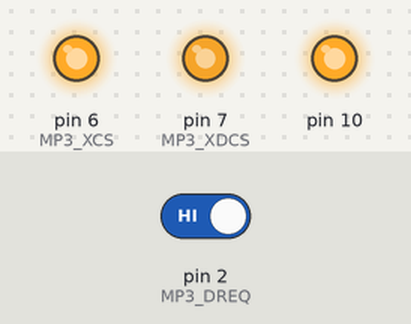
Simulated run of this sketch. Board: Arduino Uno, built with avr-gcc and run on an emulated ATmega328P. Parts: output pins drawn as LEDs (lit = HIGH). Inputs (shaded band) come from the test bench; at power-on: pin 2 (MP3_DREQ) HIGH. Random numbers use the default seed unless the sketch sets one; pins used as bus, display or sensor lines are not drawn.

Above: at 1.2 s.
1.3 s: pin 2 (MP3_DREQ) driven LOW
Timing chart, 0 to 4.3 s (numbered marks = the images above; inputs shaded):
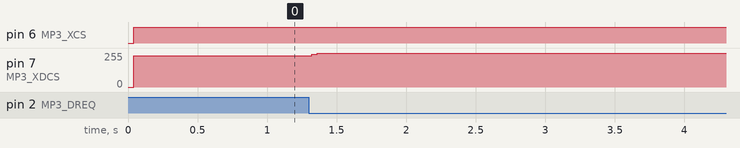

The sketch:

PCM_HailNoise.ino
```cpp
// VS1053b PCM mode stereo 8bit 22050 Hz - Hailstone noise //

#include <SPI.h>

#define MP3_XCS 6
#define MP3_XDCS 7
#define MP3_DREQ 2
#define MP3_RST 8

//VS10xx SCI Registers
#define SCI_MODE 0x00
#define SCI_STATUS 0x01
#define SCI_BASS 0x02
#define SCI_CLOCKF 0x03
#define SCI_DECODE_TIME 0x04
#define SCI_AUDATA 0x05
#define SCI_WRAM 0x06
#define SCI_WRAMADDR 0x07
#define SCI_HDAT0 0x08
#define SCI_HDAT1 0x09
#define SCI_AIADDR 0x0A
#define SCI_VOL 0x0B
#define SCI_AICTRL0 0x0C
#define SCI_AICTRL1 0x0D
#define SCI_AICTRL2 0x0E
#define SCI_AICTRL3 0x0F

  int8_t r, l;

  int n = 0;
  uint8_t a = 100;

int Hailstone (int n) {

  if (n % 2 == 0) { return n /= 2; }
  else { return n = 3 * n + 1; }

  return n;

}

void setup() {

  pinMode(MP3_RST, OUTPUT);
  pinMode(MP3_DREQ, INPUT);
  pinMode(MP3_XCS, OUTPUT);
  pinMode(MP3_XDCS, OUTPUT);

  SPI.begin();

  SPI.setClockDivider(SPI_CLOCK_DIV16);  // SPI speed 1MHz (16MHz / 16 = 1MHz)
  SPI.transfer(0xFF);

  digitalWrite(MP3_RST, HIGH);
  digitalWrite(MP3_XCS, HIGH);
  digitalWrite(MP3_XDCS, HIGH);

  WriteRegister(SCI_CLOCKF, 0x6000);    // set multiplier to 3.0x
  WriteRegister(SCI_VOL, 0x5F5F);       // set volume

  SPI.setClockDivider(SPI_CLOCK_DIV4);  // set SPI speed 4MHz (16MHz / 4 = 4MHz)

  load_header();

  n = a;

}

void loop() {

  a = random(1, 255);

  while(!digitalRead(MP3_DREQ)){}

  if(n == 1) n = a;

  n = Hailstone(n);

  l = constrain(n, 0 , 255);
  r = constrain(n, 255 , 0);

  digitalWrite(MP3_XDCS, LOW);
  SPI.transfer(l);
  SPI.transfer(r);
  digitalWrite(MP3_XDCS, HIGH);

}

void WriteRegister(char address, int data) {

  while (!digitalRead(MP3_DREQ));
  digitalWrite(MP3_XCS, LOW);
  SPI.transfer(0x02);
  SPI.transfer(address);
  SPI.transfer((data >> 8) & 0xFF);
  SPI.transfer(data & 0xFF);
  while (!digitalRead(MP3_DREQ));
  digitalWrite(MP3_XCS, HIGH);

}

const uint8_t wav_header[44] = {

  0x52, 0x49, 0x46, 0x46,  // RIFF
  0xFF, 0xFF, 0xFF, 0xFF,  // size
  0x57, 0x41, 0x56, 0x45,  // WAVE
  0x66, 0x6d, 0x74, 0x20,  // fmt
  0x10, 0x00, 0x00, 0x00,  // subchunk1size
  0x01, 0x00,              // audio format - pcm
  0x02, 0x00,              // numof channels - stereo
  0x22, 0x56, 0x00, 0x00,  // samplerate - 22050
  0x44, 0xac, 0x00, 0x00,  // byterate = samplerate * channels * blocks
  0x02, 0x00,              // blockalign = channels * blocks
  0x08, 0x00,              // bits per sample - 8
  0x64, 0x61, 0x74, 0x61,  // subchunk3id -"data"
  0xFF, 0xFF, 0xFF, 0xFF   // subchunk3size (endless)

};

void load_header() {

  for (int i = 0; i < sizeof(wav_header); i++) {

    uint8_t p = wav_header[i];
    while (!digitalRead(MP3_DREQ)) {}
    digitalWrite(MP3_XDCS, LOW);
    SPI.transfer(p);
    digitalWrite(MP3_XDCS, HIGH);

  }

}
```

Measured:
- after the input at 1.3 s, pin 7 (MP3_XDCS): 233/255 → 255/255 at once
